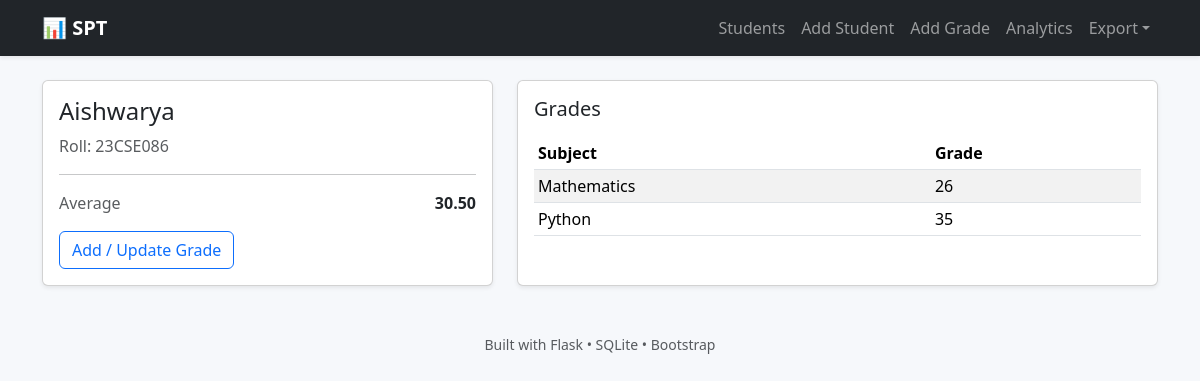
/students/23CSE086, run on the app's committed database.
### tables this page shows
CREATE TABLE students (
            roll_number TEXT PRIMARY KEY,
            name TEXT NOT NULL
        );

CREATE TABLE grades (
            id INTEGER PRIMARY KEY AUTOINCREMENT,
            roll_number TEXT NOT NULL,
            subject TEXT NOT NULL,
            grade INTEGER NOT NULL CHECK(grade BETWEEN 0 AND 100),
            UNIQUE (roll_number, subject),
            FOREIGN KEY (roll_number) REFERENCES students(roll_number) ON DELETE CASCADE
        );

### app.py (the view)
@app.route("/students/<roll_number>")
def student_details(roll_number):
    st = get_student_db(roll_number)
    if not st:
        flash("❌ Student not found.", "danger")
        return redirect(url_for("students"))
    avg = compute_student_average(roll_number)
    return render_template("student_details.html", student=st, avg=avg)

### database.py (called while the page is built)
def get_connection():
    DATABASE_URL = os.getenv("DATABASE_URL")
    if DATABASE_URL and psycopg2:
        conn = psycopg2.connect(DATABASE_URL, sslmode='require')
        def cursor(*args, **kwargs):
            return conn.cursor(cursor_factory=psycopg2.extras.RealDictCursor)
        conn.cursor = cursor
        return conn
    else:
        conn = sqlite3.connect(DB_PATH)
        conn.row_factory = sqlite3.Row
        return conn

### models.py (called while the page is built)
    def to_dict(self) -> dict:
        return {"name": self.name, "roll_number": self.roll_number, "grades": self.grades}

### services.py (called while the page is built)
def validate_roll(roll: str) -> str:
    roll = roll.strip()
    if not roll:
        raise ValueError("Roll number is required.")
    if len(roll) > 20:
        raise ValueError("Roll number too long.")
    return roll

def get_student_db(roll_number: str) -> Optional[Dict]:
    roll_number = validate_roll(roll_number)
    conn = get_connection()
    cur = conn.cursor()
    cur.execute("SELECT roll_number, name FROM students WHERE roll_number = ?", (roll_number,))
    row = cur.fetchone()
    if not row:
        conn.close()
        return None
    cur.execute("SELECT subject, grade FROM grades WHERE roll_number = ? ORDER BY subject", (roll_number,))
    grades = [dict(r) for r in cur.fetchall()]
    conn.close()
    st = Student(row["name"], row["roll_number"])
    for g in grades:
        st.grades[g["subject"]] = g["grade"]
    return st.to_dict()

def compute_student_average(roll_number: str) -> float:
    roll_number = validate_roll(roll_number)
    conn = get_connection()
    cur = conn.cursor()
    cur.execute("SELECT AVG(grade) AS avg FROM grades WHERE roll_number=?", (roll_number,))
    row = cur.fetchone()
    conn.close()
    return round(row["avg"] or 0.0, 2)

### templates/student_details.html
{% extends "base.html" %}
{% block content %}
<div class="row g-4">
  <div class="col-lg-5">
    <div class="card shadow-sm h-100">
      <div class="card-body">
        <h4>{{ student.name }}</h4>
        <div class="text-muted">Roll: {{ student.roll_number }}</div>
        <hr>
        <div class="d-flex justify-content-between">
          <div class="text-muted">Average</div>
          <div class="fw-bold">{{ "%.2f"|format(avg) }}</div>
        </div>
        <a class="btn btn-outline-primary mt-3" href="{{ url_for('add_grade') }}">Add / Update Grade</a>
      </div>
    </div>
  </div>
  <div class="col-lg-7">
    <div class="card shadow-sm h-100">
      <div class="card-body">
        <h5 class="mb-3">Grades</h5>
        <div class="table-responsive">
          <table class="table table-sm table-striped">
            <thead><tr><th>Subject</th><th>Grade</th></tr></thead>
            <tbody>
              {% for subject, grade in student.grades.items() %}
                <tr><td>{{ subject }}</td><td>{{ grade }}</td></tr>
              {% else %}
                <tr><td colspan="2" class="text-muted">No grades yet.</td></tr>
              {% endfor %}
            </tbody>
          </table>
        </div>
      </div>
    </div>
  </div>
</div>
{% endblock %}

### static/style.css (style rules this page uses)
body { background: #f6f8fb; }
.table td, .table th { vertical-align: middle; }

### data on the page
students: name "Aishwarya", roll_number "23CSE086"
grades: subject "Mathematics", grade "26"
grades: subject "Python", grade "35"

### other printed values
{{ "%.2f"|format(avg) }} "30.50"
